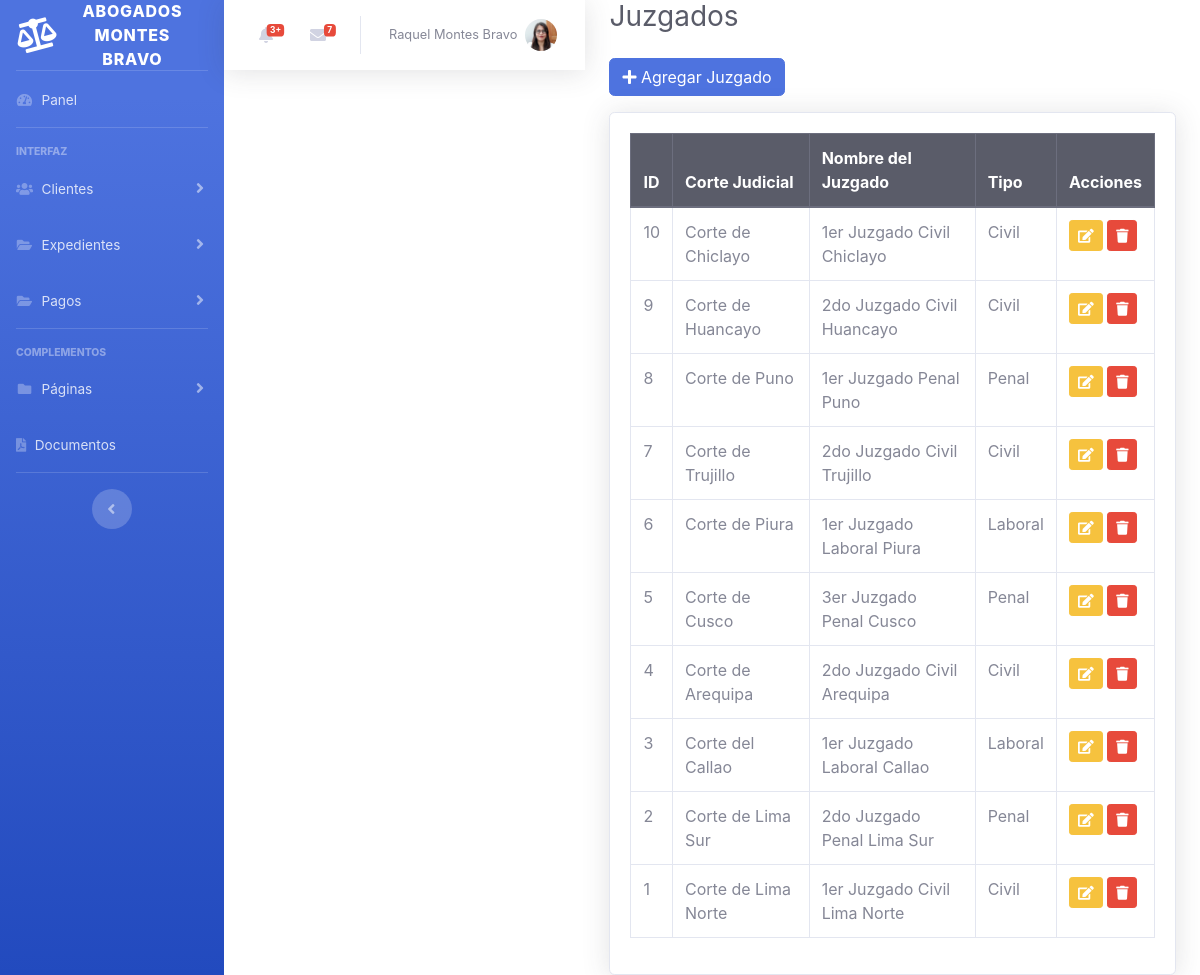
Page /juzgado.php on the committed database.
### tables this page shows
CREATE TABLE `juzgado` (
  `id_juzgado` int(11) NOT NULL,
  `id_corte` int(11) NOT NULL,
  `nombre_juzgado` varchar(100) NOT NULL,
  `tipo_juzgado` varchar(50) DEFAULT NULL
);

CREATE TABLE `corte_judicial` (
  `id_corte` int(11) NOT NULL,
  `nombre_corte` varchar(100) NOT NULL,
  `distrito` varchar(100) DEFAULT NULL
);

### juzgado.php (the view)
<?php include("db.php"); ?>
<?php include("includes/header.php"); ?>
<?php include("includes/sidebar.php"); ?>
<?php include("includes/topbar.php"); ?>
<div class="container-fluid">
    <h1 class="h3 mb-4 text-gray-800">Juzgados</h1>
    <a href="juzgado_agregar.php" class="btn btn-primary mb-3">
        <i class="fas fa-plus"></i> Agregar Juzgado
    </a>
    <div class="card shadow">
        <div class="card-body">
            <table class="table table-bordered table-hover">
                <thead class="thead-dark">
                    <tr>
                        <th>ID</th>
                        <th>Corte Judicial</th>
                        <th>Nombre del Juzgado</th>
                        <th>Tipo</th>
                        <th>Acciones</th>
                    </tr>
                </thead>
                <tbody>
                <?php
                    $sql = $conexion->query("
                        SELECT
                            j.id_juzgado,
                            c.nombre_corte,
                            j.nombre_juzgado,
                            j.tipo_juzgado
                        FROM juzgado j
                        INNER JOIN corte_judicial c
                            ON j.id_corte = c.id_corte
                        ORDER BY j.id_juzgado DESC
                    ");
                    while ($fila = $sql->fetch_assoc()):
                ?>
                    <tr>
                        <td><?= $fila['id_juzgado'] ?></td>
                        <td><?= $fila['nombre_corte'] ?></td>
                        <td><?= $fila['nombre_juzgado'] ?></td>
                        <td><?= $fila['tipo_juzgado'] ?></td>
                        <td>
                            <a href="juzgado_editar.php?id=<?= $fila['id_juzgado'] ?>"
                               class="btn btn-warning btn-sm">
                                <i class="fas fa-edit"></i>
                            </a>
                            <a href="juzgado_eliminar.php?id=<?= $fila['id_juzgado'] ?>"
                               onclick="return confirm('¿Seguro deseas eliminar este juzgado?')"
                               class="btn btn-danger btn-sm">
                                <i class="fas fa-trash"></i>
                            </a>
                        </td>
                    </tr>
                <?php endwhile; ?>
                </tbody>
            </table>
        </div>
    </div>
</div>
<?php include("includes/footer.php"); ?>

### rows in the picture
juzgado: id_juzgado "10", id_corte.nombre_corte "Corte de Chiclayo", nombre_juzgado "1er Juzgado Civil Chiclayo", tipo_juzgado "Civil"
juzgado: id_juzgado "9", id_corte.nombre_corte "Corte de Huancayo", nombre_juzgado "2do Juzgado Civil Huancayo", tipo_juzgado "Civil"
juzgado: id_juzgado "8", id_corte.nombre_corte "Corte de Puno", nombre_juzgado "1er Juzgado Penal Puno", tipo_juzgado "Penal"
juzgado: id_juzgado "7", id_corte.nombre_corte "Corte de Trujillo", nombre_juzgado "2do Juzgado Civil Trujillo", tipo_juzgado "Civil"
juzgado: id_juzgado "6", id_corte.nombre_corte "Corte de Piura", nombre_juzgado "1er Juzgado Laboral Piura", tipo_juzgado "Laboral"
juzgado: id_juzgado "5", id_corte.nombre_corte "Corte de Cusco", nombre_juzgado "3er Juzgado Penal Cusco", tipo_juzgado "Penal"
juzgado: id_juzgado "4", id_corte.nombre_corte "Corte de Arequipa", nombre_juzgado "2do Juzgado Civil Arequipa", tipo_juzgado "Civil"
juzgado: id_juzgado "3", id_corte.nombre_corte "Corte del Callao", nombre_juzgado "1er Juzgado Laboral Callao", tipo_juzgado "Laboral"
juzgado: id_juzgado "2", id_corte.nombre_corte "Corte de Lima Sur", nombre_juzgado "2do Juzgado Penal Lima Sur", tipo_juzgado "Penal"
juzgado: id_juzgado "1", id_corte.nombre_corte "Corte de Lima Norte", nombre_juzgado "1er Juzgado Civil Lima Norte", tipo_juzgado "Civil"
